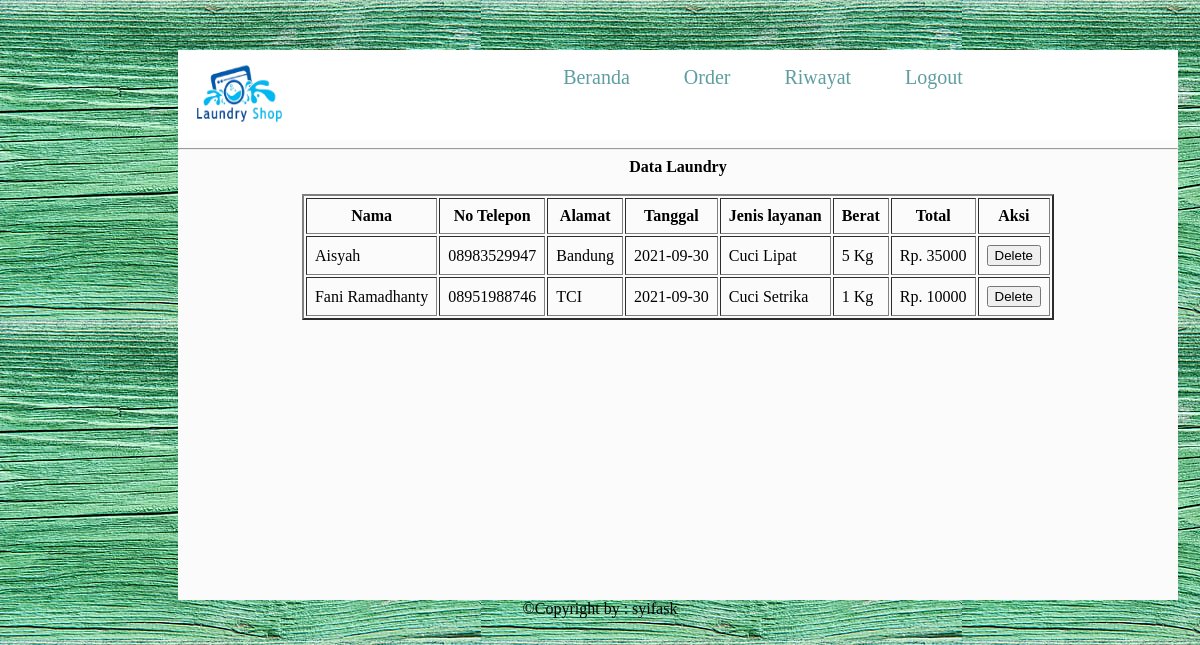
The page /laundry/index.php on the database its author committed.
### tables this page shows
CREATE TABLE `orders` (
  `nama` varchar(20) NOT NULL,
  `no_telepon` varchar(20) DEFAULT NULL,
  `alamat` varchar(40) DEFAULT NULL,
  `tanggal` date DEFAULT NULL,
  `jenis_layanan` varchar(20) DEFAULT NULL,
  `berat` varchar(12) DEFAULT NULL,
  `total` int(11) DEFAULT NULL
);

### database.php (called while the page is built, shortened)
<?php
class Database
{
    public $host = "localhost", $user = "root", $pass= "", $db = "laundryshop";
    public function __construct()
    {
        $this->koneksi = mysqli_connect(
            $this->host,
            $this->user,
            $this->pass,
            $this->db
        );
    }
}
include 'laundry.php';
?>

### laundry.php (called while the page is built, shortened)
<?php
class Laundry extends Database
{
    public function index()
    {
        $datalaundry = mysqli_query($this->koneksi, "select * from orders");
        return $datalaundry;
    }
}

### laundry/index.php (the view, shortened to what this page needs)
<!DOCTYPE html>
<html lang="en">
<head>
</head>
<body>
<div id="card">
<header>
    <nav>
    <img src="img/logo1.png" alt="logo" class="logo">
    <ul>
    <li><a href="beranda.php">Beranda</a></li>
    <li><a href="create.php">Order</a></li>
    <li><a href="index.php">Riwayat</a></li>
    <li><a href="login.php">Logout</a></li>
    </ul>
    </nav>
    <hr>
    </header>
    <center><b>Data Laundry</b></center><br>
        <table border="2" align= center cellpadding="8">
            <tr>
                <th>Nama</th>
                <th>No Telepon</th>
                <th>Alamat</th>
                <th>Tanggal</th>
                <th>Jenis layanan</th>
                <th>Berat</th>
                <th>Total</th>
                <th colspan="2">Aksi</th>
            </tr>
            <?php
include '../database.php';
$laundry = new Laundry();
foreach ($laundry->index() as $data) {
    ?>
                <tr >
                    <td><?php echo $data['nama']; ?></td>
                    <td><?php echo $data['no_telepon']; ?></td>
                    <td><?php echo $data['alamat']; ?></td>
                    <td><?php echo $data['tanggal']; ?></td>
                    <td><?php echo $data['jenis_layanan'];?></td>
                    <td><?php echo $data['berat']. " Kg"; ?></td>
                    <td><?php echo "Rp. ".$data['total']; ?></td>
                    <td>
                        <form action="proses.php" method="post">
                            <button type="submit" name="save" onclick="return confirm('Apakah Anda Yakin Mau menghapus data ini ?')">
                                Delete
                            </button>
                        </form>
                    </td>
                </tr>
            <?php
}
?>
</table></center>
</div>
<footer>
    &copy;Copyright by : syifask
</footer>
</body>
</html>

### laundry/index.php (style rules this page uses)
#card { background :#fbfbfb; box-shadow: 1px 2px 8px rbga(0, 0, 0, 0.65); height: 550px; width : 1000px; margin-left: 170px; margin-top: 50px; }
nav { background-color: white; text-align: center; overflow: auto; background-image: url("bg4.gif"); background-size: cover; width: 100%; }
li { display: inline; list-style-type: none; float: none; margin-left: 50px; }
a { font-size: 20px; text-decoration: none; color:cadetblue; }
img.logo { width: 120px; height: 90px; float: left; }
body { background-image:url('img/bg1.jpg'); }
hr { color: #1abc9c; }
footer { text-align : center; }

### rows shown on the page
orders: nama "Aisyah", no_telepon "08983529947", alamat "Bandung", tanggal "2021-09-30", jenis_layanan "Cuci Lipat", berat "5", total "35000"
orders: nama "Fani Ramadhanty", no_telepon "08951988746", alamat "TCI", tanggal "2021-09-30", jenis_layanan "Cuci Setrika", berat "1", total "10000"
